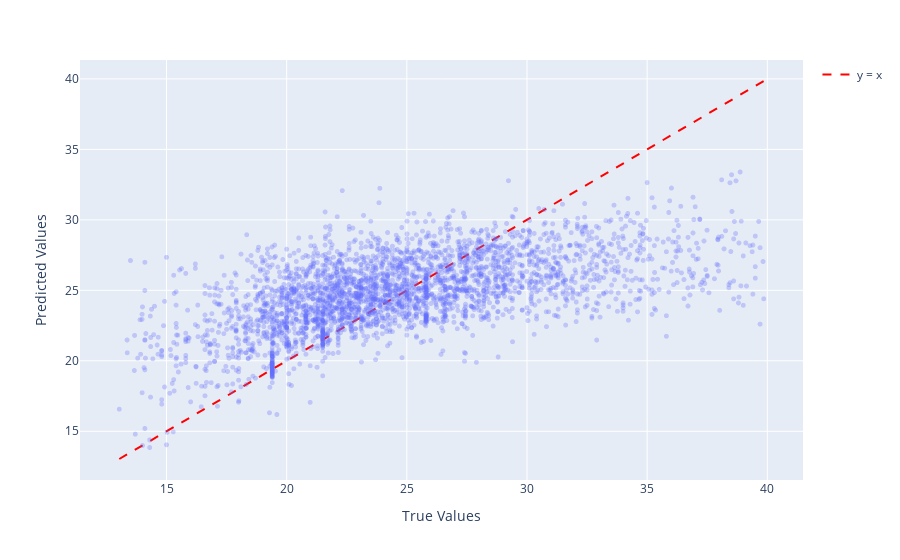

Notebook source saved alongside this figure:
### Code cell
plot_pred_scatter(y_test,y_pred)
